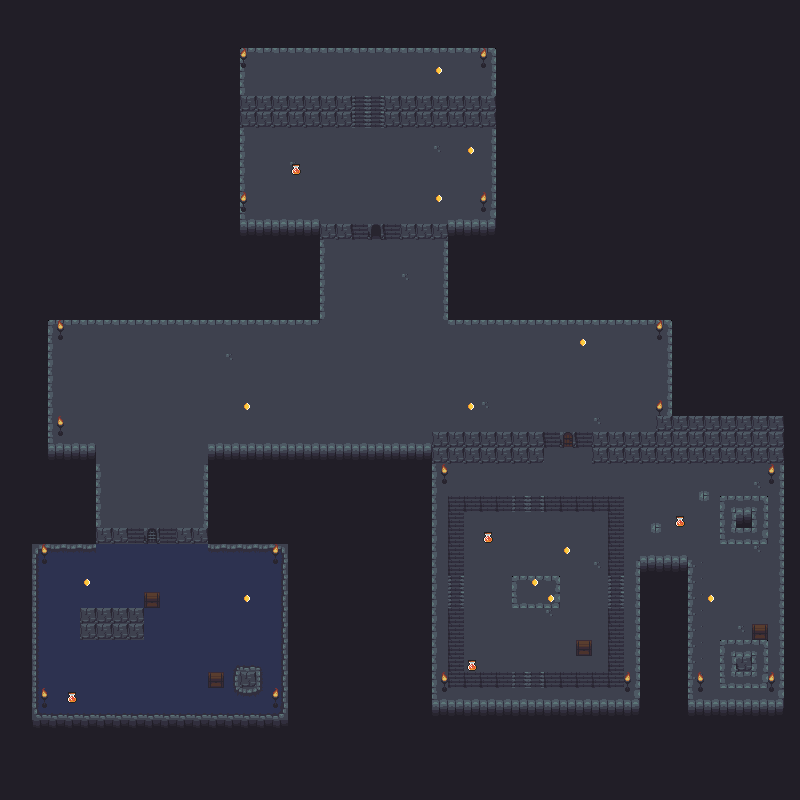

A level layout from a 2D game, rendered from its tile map. Below: a short description, then the map file with tile-grid data replaced by summaries:
An orthogonal 50x50 tile map with 16x16 px tiles, 3 tile layers (holes, base, objects).

<map version="1.4" tiledversion="1.4.3" orientation="orthogonal" renderorder="right-down" width="50" height="50" tilewidth="16" tileheight="16" infinite="0" nextlayerid="4" nextobjectid="1">
 <tileset firstgid="1" source="dungeonTiles2.tsx" />
 <layer id="2" name="holes" width="50" height="50">
  <data>[2500 cells, 1500 non-empty, 2 distinct tile ids]</data>
 </layer>
 <layer id="1" name="base" width="50" height="50">
  <data>[2500 cells, 1064 non-empty, 71 distinct tile ids]</data>
 </layer>
 <layer id="3" name="objects" width="50" height="50">
  <data>[2500 cells, 56 non-empty, 5 distinct tile ids]</data>
 </layer>
</map>